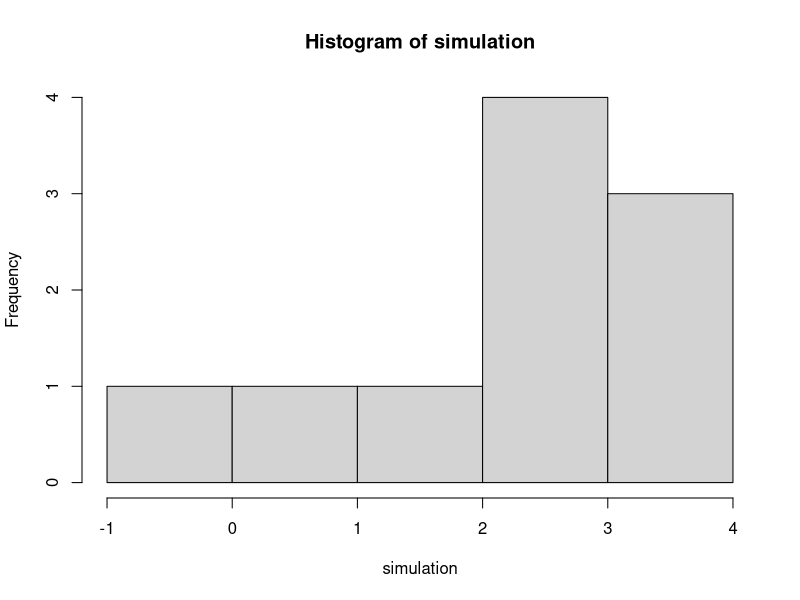

The R script that drew this image:
## ---- chunk 1

simulation <- replicate(
  n = 10,
  expr = rnorm(n = 1, mean = 2, sd = 1)
)

hist(simulation)
## ---- chunk 2
#example: calculating the Joint PDF where f(x,y) = 1/2x, 0 <= x <=2, 0 <= y <= x
# set up f(x)
InnerF <- function(x) { 1/2 * x }
# Outer integral bounds
u <- 2 #upper
l <- 0 #lower

# Calculate from lower bound to x
InnerIntegral <- Vectorize(function(y) { integrate(InnerF, l, y)$value})
#Sub
integrate(InnerIntegral, l, u)
## ---- chunk 3
# set up f(x,y)
FofX <- function(x) { 1/2 * x }
l <- 0
u <- 2
  
integrate(FofX, l, u)

## ---- chunk 4
# set up f(x,y)
FofX <- 0.12
#Input marginal pdf of Y
MpdfY <- 0.28

#calculate f(x,y)/fx(x)
FofX/MpdfY

